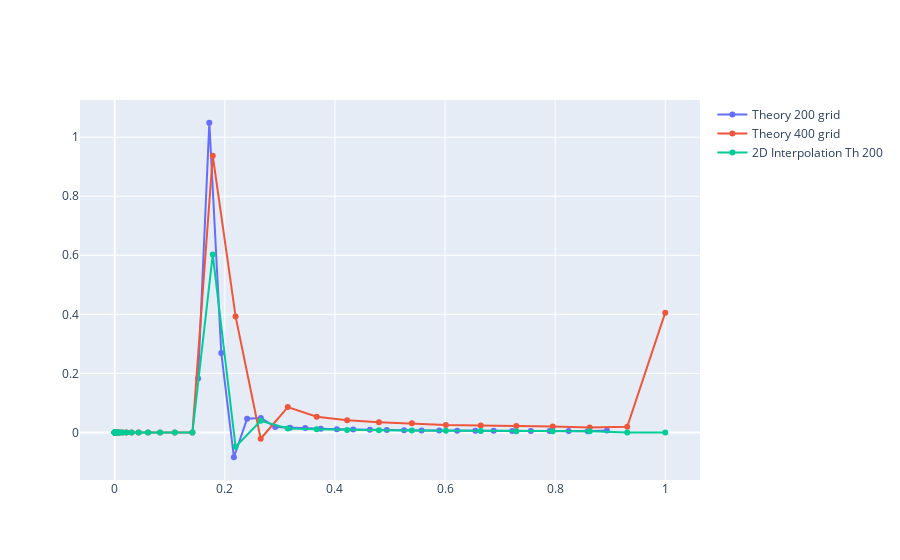

Write notebook code for a chart like this one.
### Code cell
fig = go.Figure()
col=15
# Add traces
fig.add_trace(go.Scatter(x=x2grid_had_200, y=sigma_had_200[col],
                    mode='lines+markers',
                    name='Theory 200 grid'))


fig.add_trace(go.Scatter(x=x2grid_had_400, y=sigma_had_400[col],
                    mode='lines+markers',
                    name='Theory 400 grid'))

fig.add_trace(go.Scatter(x=x2grid_had_400,
                         y=sigma_had_interpolated[f'{col}'],
                    mode='lines+markers',
                    name='2D Interpolation Th 200'))



fig.show()
